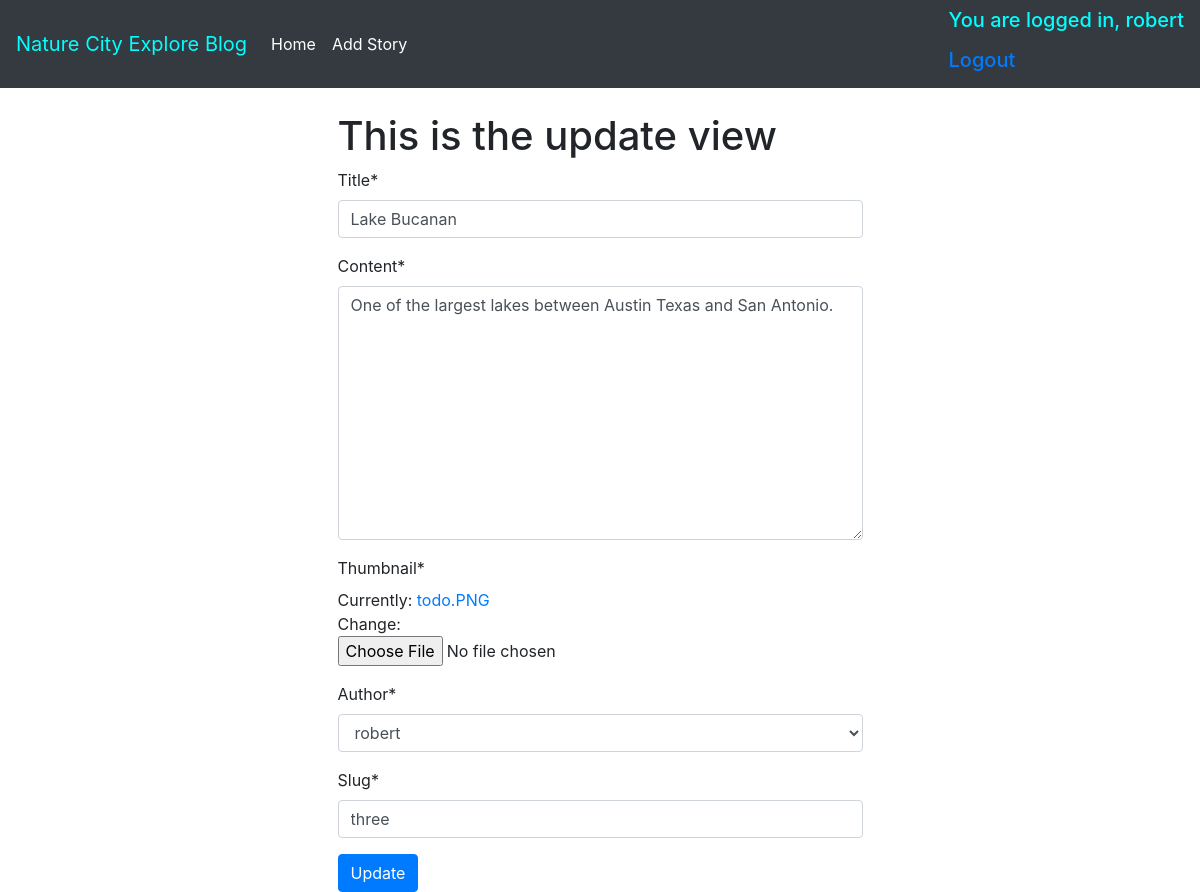
Page /three/update/ (signed in) on the committed database.
### posts/models.py (models this page shows, shortened)
class User(AbstractUser):
    pass
    def __str__(self):
        return self.username

class Post(models.Model):
    title = models.CharField(max_length=100)
    content = models.TextField()
    thumbnail = models.ImageField()
    publish_date = models.DateTimeField(auto_now_add=True)
    last_updated = models.DateTimeField(auto_now=True)
    author = models.ForeignKey(User, on_delete=models.CASCADE)
    slug = models.SlugField()

### posts/views.py (the view)
# urls.py: path('<slug>/update/', PostUpdateView.as_view(), name='update'),
class PostUpdateView(UpdateView):
    form_class = PostForm
    model = Post
    success_url = '/'
    def get_context_data(self, **kwargs):
        context = super().get_context_data(**kwargs)
        context.update({
            'view_type': 'update'
        })
        return context

### posts/forms.py
class PostForm(forms.ModelForm):
    class Meta:
        model = Post
        fields = ('__all__')

### posts/templates/posts/post_form.html (shortened to what this page needs)
{% extends 'posts/base.html' %}
{% load crispy_forms_tags %}
{% block content %}
<div class='container'>
    <div class='col-md-6 offset-md-3'>
        <h1>This is the {{ view_type }} view</h1>
        <form method="POST" enctype='multipart/form-data'>
         {{ form|crispy }}
         <button class='btn btn-primary' type="submit">{{ view_type|title }}</button>
     </form>
    </div>
</div>
{% endblock %}

### posts/templates/posts/base.html (shortened to what this page needs)
<!doctype html>
<html lang="en">
  <head>
<link rel="stylesheet" href="https://stackpath.bootstrapcdn.com/bootstrap/4.5.0/css/bootstrap.min.css">
  </head>
  <body>
    <nav class="navbar navbar-expand-md navbar-dark bg-dark mb-4">
  <a class="navbar-brand" style="color: aqua;" href="#">Nature City Explore Blog</a>
  <div class="collapse navbar-collapse" id="navbarCollapse">
    <ul class="navbar-nav mr-auto">
      <li class="nav-item active">
        <a class="nav-link" href="/">Home <span class="sr-only">(current)</span></a>
      </li>
      {% if request.user.is_authenticated %}
      <li class="nav-item active">
        <a class="nav-link" href="{% url 'create' %}">Add Story <span class="sr-only">(current)</span></a>
      </li>
      {% else %}
      <a class="nav-link" href="{% url 'login' %}">Add Story <span class="sr-only">(current)</span></a>
      <a class="nav-link" href="{% url 'signup' %}">Signup <span class="sr-only">(current)</span></a>
        {% endif %}
    </ul>
    <h5 style="color: aqua;">
      {% if request.user.is_authenticated %}
      <p>You are logged in, {{ request.user.username }}</p>
      <div>
        <a href="{% url 'logout' %}">Logout</a>
      </div>
      {% else %}
       <div><a href="{% url 'login' %}">Login</a></div>
      {% endif %}</h5>
  </div>
</nav>
  {% block content %}
{% endblock %}
</body>
</html>

### rows in the picture
User: user.username "robert"
Post: title "Lake Bucanan", content "One of the largest lakes between Austin Texas and San Antonio.", author "robert", slug "three"

### other values in the picture
{{ view_type }} "update"
{{ view_type|title }} "Update"
